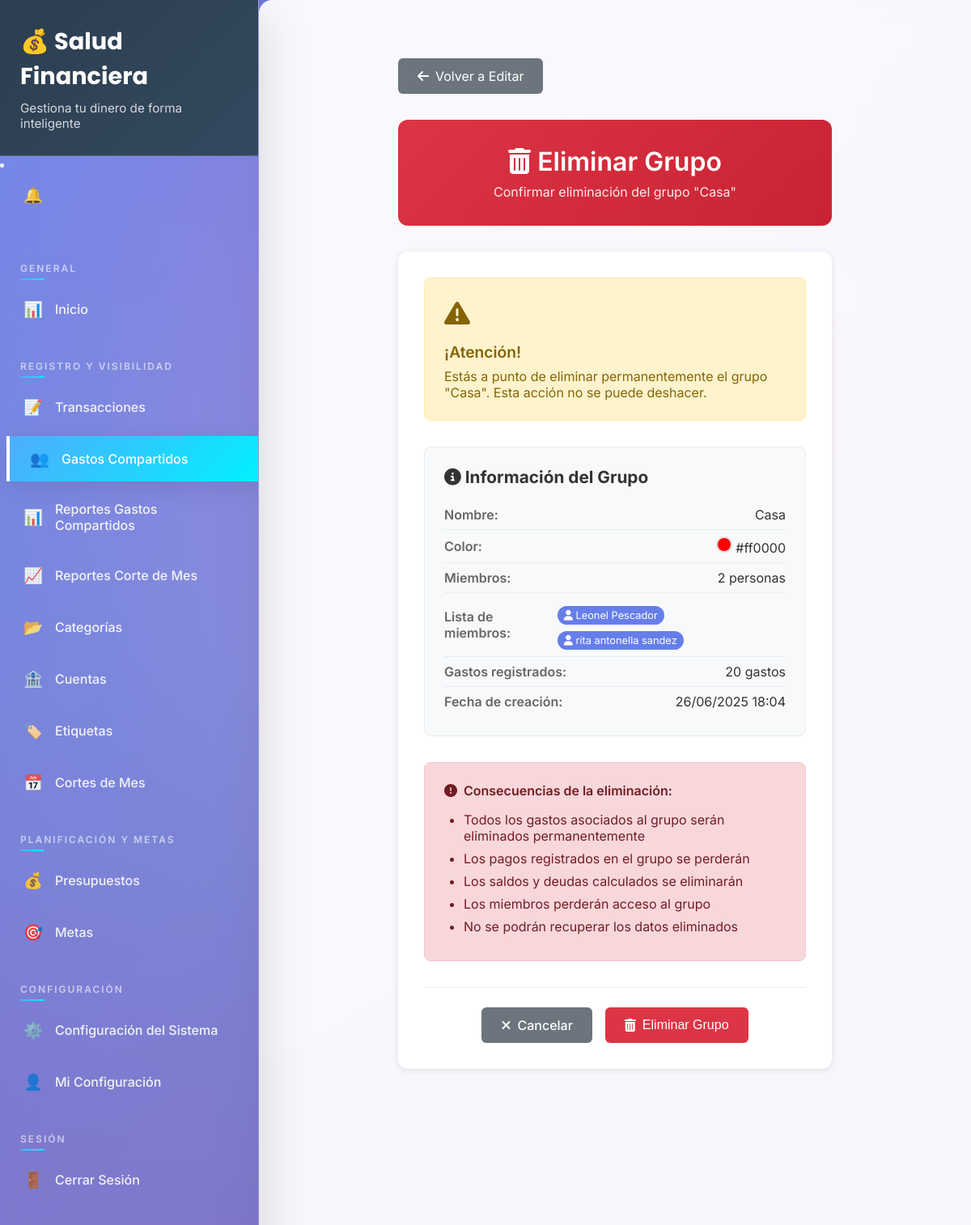
Screenshot of /finanzas/grupos/1/eliminar/ (signed in) with the database file from the repository.
### finanzas/models.py (models this page shows, shortened)
class GrupoGastosCompartidos(models.Model):
    nombre = models.CharField(max_length=100)
    descripcion = models.TextField(blank=True, null=True)
    icono = models.CharField(max_length=50, default='🏠')
    color = models.CharField(max_length=7, default='#3498db')
    miembros = models.ManyToManyField(User, related_name='grupos_gastos_compartidos')
    creador = models.ForeignKey(User, on_delete=models.CASCADE, related_name='grupos_creados')
    activo = models.BooleanField(default=True)
    fecha_creacion = models.DateTimeField(auto_now_add=True)
    fecha_modificacion = models.DateTimeField(auto_now=True)
    class Meta:
        ordering = ['nombre']

### finanzas/views.py (the view, shortened to what this page needs)
# urls.py: path('grupos/<int:pk>/eliminar/', views.grupo_gastos_compartidos_eliminar, name='grupo_gastos_compartidos_eliminar'),
@login_required
def grupo_gastos_compartidos_eliminar(request, pk):
    try:
        grupo = get_object_or_404(GrupoGastosCompartidos, pk=pk)
        if grupo.creador != request.user:
            messages.error(request, 'Solo el creador puede eliminar el grupo.')
            return redirect('grupos_gastos_compartidos_lista')
        gastos_count = GastoCompartido.objects.filter(grupo=grupo).count()
        pagos_count = PagoGastoCompartido.objects.filter(gasto_compartido__grupo=grupo).count()
        context = {
            'grupo': grupo,
            'gastos_count': gastos_count,
            'pagos_count': pagos_count,
        }
        return render(request, 'gastos_compartidos/grupo_eliminar.html', context)
    except Exception as e:
        messages.error(request, f'Error: {str(e)}')
        return redirect('grupos_gastos_compartidos_lista')

### finanzas/context_processors.py (called while the page is built)
def notificaciones_no_leidas(request):
    if request.user.is_authenticated:
        count = Notificacion.objects.filter(usuario=request.user, leida=False).count()
        return {'notificaciones_no_leidas_count': count}
    return {'notificaciones_no_leidas_count': 0}

### finanzas/templates/gastos_compartidos/grupo_eliminar.html (shortened to what this page needs)
{% extends 'base/base.html' %}
{% load static %}
{% block extra_head %}
    <link rel="stylesheet" href="{% static 'css/gastos_compartidos.css' %}">
{% endblock %}
{% block content %}
<div class="delete-container">
    <a href="{% url 'grupo_gastos_compartidos_editar' grupo.pk %}" class="btn-volver">
        <i class="fas fa-arrow-left"></i> Volver a Editar
    </a>
    <div class="delete-header">
        <h1>
            <i class="fas fa-trash-alt"></i>
            Eliminar Grupo
        </h1>
        <p>Confirmar eliminación del grupo "{{ grupo.nombre }}"</p>
    </div>
    <div class="delete-card">
        <div class="warning-section">
            <div class="warning-icon">
                <i class="fas fa-exclamation-triangle"></i>
            </div>
            <div class="warning-title">¡Atención!</div>
            <p class="warning-text">
                Estás a punto de eliminar permanentemente el grupo "{{ grupo.nombre }}".
                Esta acción no se puede deshacer.
            </p>
        </div>
        <div class="grupo-info">
            <h3><i class="fas fa-info-circle"></i> Información del Grupo</h3>
            <div class="info-item">
                <span class="info-label">Nombre:</span>
                <span class="info-value">{{ grupo.nombre }}</span>
            </div>
            <div class="info-item">
                <span class="info-label">Color:</span>
                <span class="info-value">
                    <span class="color-badge" style="background-color: {{ grupo.color }};"></span>
                    {{ grupo.color }}
                </span>
            </div>
            <div class="info-item">
                <span class="info-label">Miembros:</span>
                <span class="info-value">{{ grupo.miembros.count }} personas</span>
            </div>
            {% if grupo.miembros.all %}
            <div class="info-item">
                <span class="info-label">Lista de miembros:</span>
                <div class="miembros-list">
                    {% for miembro in grupo.miembros.all %}
                    <span class="miembro-tag">
                        <i class="fas fa-user"></i>
                        {{ miembro.get_full_name|default:miembro.username }}
                    </span>
                    {% endfor %}
                </div>
            </div>
            {% endif %}
            <div class="info-item">
                <span class="info-label">Gastos registrados:</span>
                <span class="info-value">{{ gastos_count }} gastos</span>
            </div>
            <div class="info-item">
                <span class="info-label">Fecha de creación:</span>
                <span class="info-value">{{ grupo.fecha_creacion|date:"d/m/Y H:i" }}</span>
            </div>
        </div>
        <div class="consecuencias-section">
            <div class="consecuencias-title">
                <i class="fas fa-exclamation-circle"></i>
                Consecuencias de la eliminación:
            </div>
            <ul class="consecuencias-list">
                <li>Todos los gastos asociados al grupo serán eliminados permanentemente</li>
                <li>Los pagos registrados en el grupo se perderán</li>
                <li>Los saldos y deudas calculados se eliminarán</li>
                <li>Los miembros perderán acceso al grupo</li>
                <li>No se podrán recuperar los datos eliminados</li>
            </ul>
        </div>
        <form method="post">
            <div class="form-actions">
                <a href="{% url 'grupo_gastos_compartidos_editar' grupo.pk %}" class="btn btn-secondary">
                    <i class="fas fa-times"></i> Cancelar
                </a>
                <button type="submit" class="btn btn-danger">
                    <i class="fas fa-trash-alt"></i> Eliminar Grupo
                </button>
            </div>
        </form>
    </div>
</div>
{% endblock %}

### finanzas/static/css/gastos_compartidos.css (style rules this page uses)
.form-actions { display: flex; gap: 15px; justify-content: flex-end; margin-top: 30px; padding-top: 20px; border-top: 1px solid #ecf0f1; }
.btn-primary, .btn-secondary, .btn-danger, .btn-warning { padding: 12px 25px; border-radius: 25px; text-decoration: none; font-size: 1rem; font-weight: 500; transition: all 0.3s ease; border: none; cursor: pointer; }
.btn-secondary { background: #95a5a6; color: white; }
.btn-danger { background: #e74c3c; color: white; }

### finanzas/templates/gastos_compartidos/grupo_eliminar.html (style rules this page uses)
.delete-container { max-width: 600px; margin: 0 auto; padding: 2rem; }
.delete-header { background: linear-gradient(135deg, #dc3545 0%, #c82333 100%); color: white; padding: 2rem; border-radius: 12px; margin-bottom: 2rem; text-align: center; }
.delete-header h1 { margin: 0; font-size: 2rem; font-weight: 600; }
.delete-header p { margin: 0.5rem 0 0 0; opacity: 0.9; }
.delete-card { background: white; border-radius: 12px; padding: 2rem; box-shadow: 0 2px 8px rgba(0,0,0,0.1); }
.warning-section { background: #fff3cd; border: 1px solid #ffeaa7; border-radius: 8px; padding: 1.5rem; margin-bottom: 2rem; }
.warning-icon { color: #856404; font-size: 2rem; margin-bottom: 1rem; }
.warning-title { color: #856404; font-weight: 600; font-size: 1.2rem; margin-bottom: 0.5rem; }
.warning-text { color: #856404; margin: 0; }
.grupo-info { background: #f8f9fa; border: 1px solid #e9ecef; border-radius: 8px; padding: 1.5rem; margin-bottom: 2rem; }
.grupo-info h3 { margin: 0 0 1rem 0; color: #333; font-size: 1.3rem; }
.info-item { display: flex; justify-content: space-between; align-items: center; padding: 0.5rem 0; border-bottom: 1px solid #e9ecef; }
.info-item:last-child { border-bottom: none; }
.info-label { font-weight: 600; color: #666; }
.info-value { color: #333; }
.color-badge { display: inline-block; width: 20px; height: 20px; border-radius: 50%; border: 2px solid #ddd; }
.consecuencias-section { background: #f8d7da; border: 1px solid #f5c6cb; border-radius: 8px; padding: 1.5rem; margin-bottom: 2rem; }
.consecuencias-title { color: #721c24; font-weight: 600; margin-bottom: 1rem; display: flex; align-items: center; gap: 0.5rem; }
.consecuencias-list { color: #721c24; margin: 0; padding-left: 1.5rem; }
.consecuencias-list li { margin-bottom: 0.5rem; }
.form-actions { display: flex; gap: 1rem; justify-content: center; margin-top: 2rem; padding-top: 1.5rem; border-top: 1px solid #e9ecef; }
.btn { padding: 0.75rem 1.5rem; border: none; border-radius: 6px; font-size: 1rem; cursor: pointer; text-decoration: none; display: inline-flex; align-items: center; gap: 0.5rem; transition: all 0.3s ease; min-width: 120px; justify-content: center; }
.btn-danger { background: #dc3545; color: white; }
.btn-secondary { background: #6c757d; color: white; }
.btn-volver { background: #6c757d; color: white; border: none; padding: 0.75rem 1.5rem; border-radius: 6px; text-decoration: none; display: inline-flex; align-items: center; gap: 0.5rem; margin-bottom: 2rem; font-size: 1rem; }
.miembros-list { display: flex; flex-wrap: wrap; gap: 0.5rem; margin-top: 0.5rem; }
.miembro-tag { background: #667eea; color: white; padding: 0.25rem 0.5rem; border-radius: 12px; font-size: 0.8rem; }

### rows the page displays
GrupoGastosCompartidos: nombre "Casa", color "#ff0000", miembros.count "2", fecha_creacion "26/06/2025 18:04"

### other values shown
{{ miembro.get_full_name|default:miembro.username }} "Leonel Pescador"
{{ miembro.get_full_name|default:miembro.username }} "rita antonella sandez"
{{ gastos_count }} "20"
